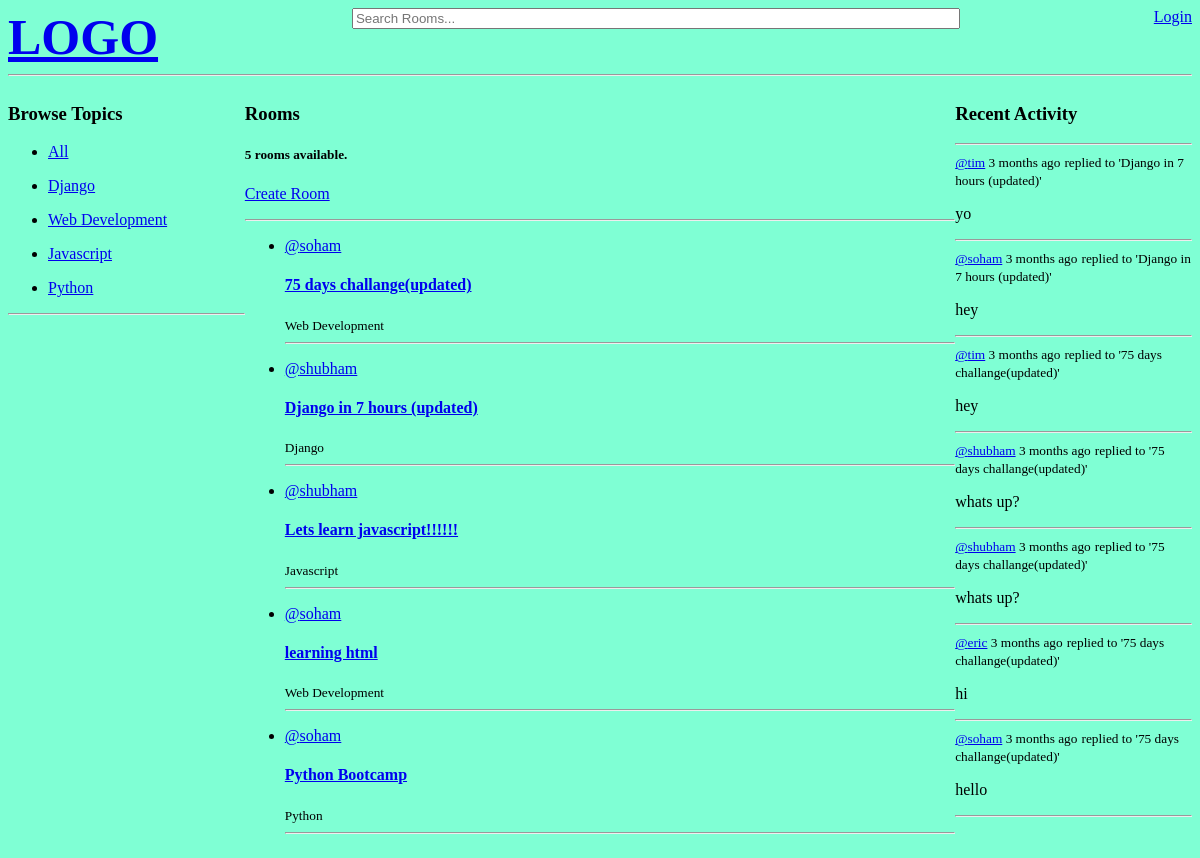
The page / on the database its author committed.
### base/models.py (models this page shows, shortened)
class Topic(models.Model):
    name = models.CharField(max_length=200)
    def __str__(self):
        return self.name

class Room(models.Model):
    host = models.ForeignKey(User, on_delete=models.SET_NULL, null= True)
    topic = models.ForeignKey(Topic , on_delete=models.SET_NULL, null= True)
    name = models.CharField(max_length= 200)
    description = models.TextField(null=True, blank=True)
    participants = models.ManyToManyField(User, related_name='participants')
    updated = models.DateTimeField(auto_now=True)
    created = models.DateTimeField(auto_now_add=True)
    class Meta ():
        ordering = ['-updated', '-created']
    def __str__(self):
        return self.name

class Message(models.Model):
    user = models.ForeignKey(User, on_delete=models.deletion.CASCADE)
    Room = models.ForeignKey(Room, on_delete=models.deletion.CASCADE)
    body = models.TextField()
    updated = models.DateTimeField(auto_now=True)
    created = models.DateTimeField(auto_now_add=True)
    class Meta ():
        ordering = ['-updated', '-created']

### base/views.py (the view)
# urls.py: path('', views.home, name='home'),
def home(request):
    q = request.GET.get('q') if request.GET.get('q') != None else ''
    rooms = Room.objects.filter(
        Q(topic__name__icontains = q) |
        Q(name__icontains = q) |
        Q(description__icontains = q)
    )
    room_messages = Message.objects.filter(
        Q(Room__topic__name__icontains = q) |
        Q(Room__name__icontains = q)
    )
    rooms_count = rooms.count()
    topics = Topic.objects.all()
    context = {
        'rooms': rooms,
        'topics': topics,
        'rooms_count': rooms_count,
        'room_messages': room_messages,
        }
    return render(request, 'base/home.html',context)

### base/templates/base/home.html (shortened to what this page needs)
{% extends 'main.html' %}
{% block content %}
    <div class="home-container">
        <div class="browse_topics">
           {% include 'base/topics_component.html' %}
        </div>
            <div>
                <span><h3>Rooms</h3> <h5>{{rooms_count}} rooms available.</h5> <p><a href=" {% url 'create-room' %} ">Create Room</a> </p></span>
                {% include 'base/feed_component.html' %}
            </div>
        <div>
           {% include 'base/activity_component.html' %}
        </div>
    </div>
{% endblock %}

### base/templates/base/topics_component.html
<h3>Browse Topics</h3>
<div>
    <ul>
        <li>
            <a href="{% url 'home' %}">All</a>
        </li>
    </ul>
</div>
{% for topic in topics %}
    <div>
        <ul>
            <li>
                <a href="{% url 'home' %}?q={{topic.name}}">{{topic.name}}</a>
            </li>
        </ul>
    </div>
{% endfor %}
<hr>

### base/templates/base/feed_component.html (shortened to what this page needs)
<div>
    <hr>
    {% for room in rooms %}
        <ul>
            <li>
                <span><a href="{% url 'profile-page' room.host.id %}">@{{room.host}}</a>
                <h4><a href="{% url 'room' room.id %}">{{room.name}}</a></h4>
                <small>{{room.topic}}</small>
                <hr>
            </li>
        </ul>
    {% endfor %}
</div>

### base/templates/base/activity_component.html (shortened to what this page needs)
<h3>Recent Activity</h3>
<hr>
{% for message in room_messages %}
    <div>
        <small><a href="{% url 'profile-page' message.user.id %}">@{{message.user}}</a> {{message.created|timesince}} ago</small>
        <small> replied to '{{message.Room}}'</small>
        <p>{{message.body}}</p>
        <hr>
    </div>
{% endfor %}

### static/style/main.css (style rules this page uses)
body { background-color: aquamarine; }

### base/templates/base/home.html (style rules this page uses)
.home-container { display: grid; grid-template-columns: 1fr 3fr 1fr; }

### rows shown on the page
Topic: name "Django"
Topic: name "Web Development"
Topic: name "Javascript"
Topic: name "Python"
Room: host "soham", name "75 days challange(updated)", topic "Web Development"
Room: host "shubham", name "Django in 7 hours (updated)", topic "Django"
Room: host "shubham", name "Lets learn javascript!!!!!!", topic "Javascript"
Room: host "soham", name "learning html", topic "Web Development"
Room: host "soham", name "Python Bootcamp", topic "Python"
Message: user "tim", created "3 months", Room "Django in 7 hours (updated)", body "yo"
Message: user "soham", created "3 months", Room "Django in 7 hours (updated)", body "hey"
Message: user "tim", created "3 months", Room "75 days challange(updated)", body "hey"
Message: user "shubham", created "3 months", Room "75 days challange(updated)", body "whats up?"
Message: user "shubham", created "3 months", Room "75 days challange(updated)", body "whats up?"
Message: user "eric", created "3 months", Room "75 days challange(updated)", body "hi"
Message: user "soham", created "3 months", Room "75 days challange(updated)", body "hello"

### other values the page prints
{{ rooms_count }} "5"
